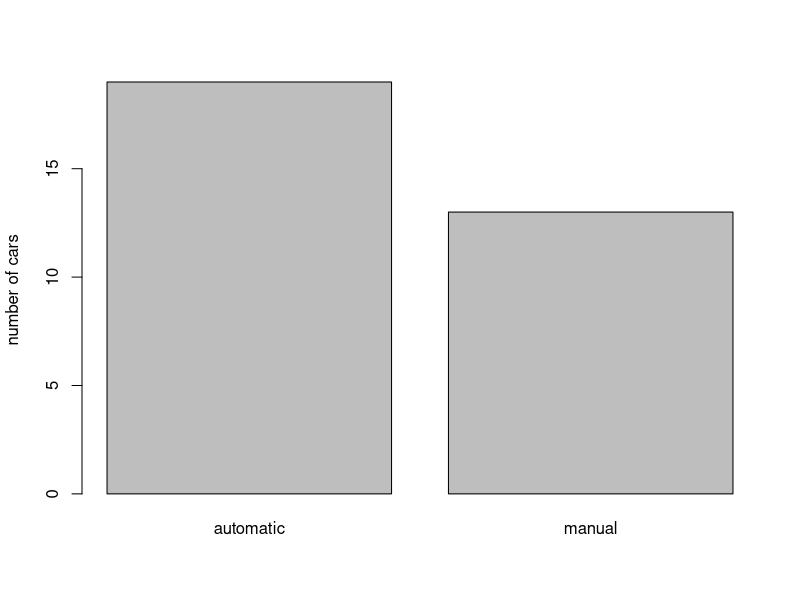
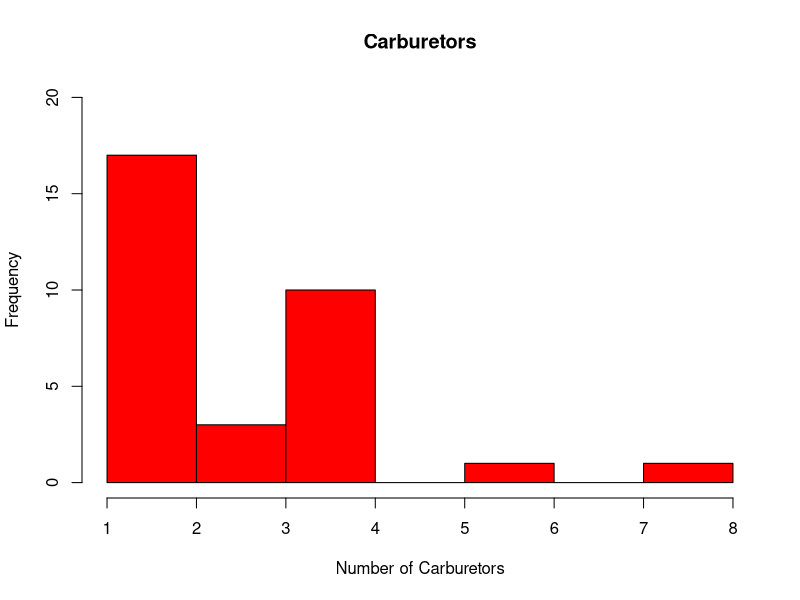
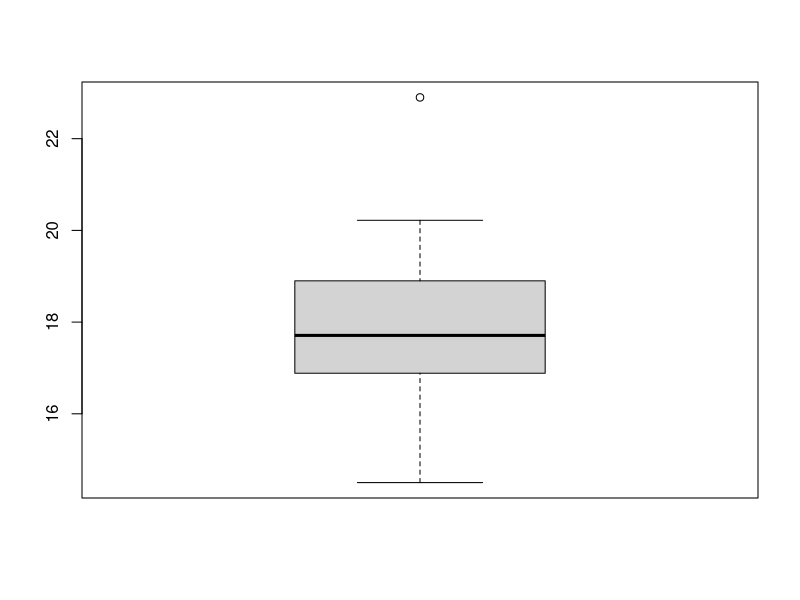

Here is the R script that generated these plots, in order:
# library(ggplot2)

# barplot***************
# vector of bar heights
height <- table(mtcars$am)
# Make a vector of the names of the bars called "barnames"
barnames <- c('automatic','manual')
# Label the y axis "number of cars" and label the bars using barnames
barplot(height, names.arg=barnames, ylab='number of cars')


# histogram********************
hist(mtcars$carb, main = "Carburetors", xlab = 'Number of Carburetors', ylim=c(0,20), col = 'red')


# Produce a sorted frequency table of `carb` from `mtcars`
sort(table(mtcars$carb), decreasing = TRUE)

# boxplot ****************************
# Minimum value
x <- min(mtcars$mpg)
# Maximum value
y <- max(mtcars$mpg)
# Calculate the range of mpg using x and y
y - x
# Make a boxplot of qsec
boxplot(mtcars$qsec)
# Calculate the interquartile range of qsec
IQR(mtcars$qsec)